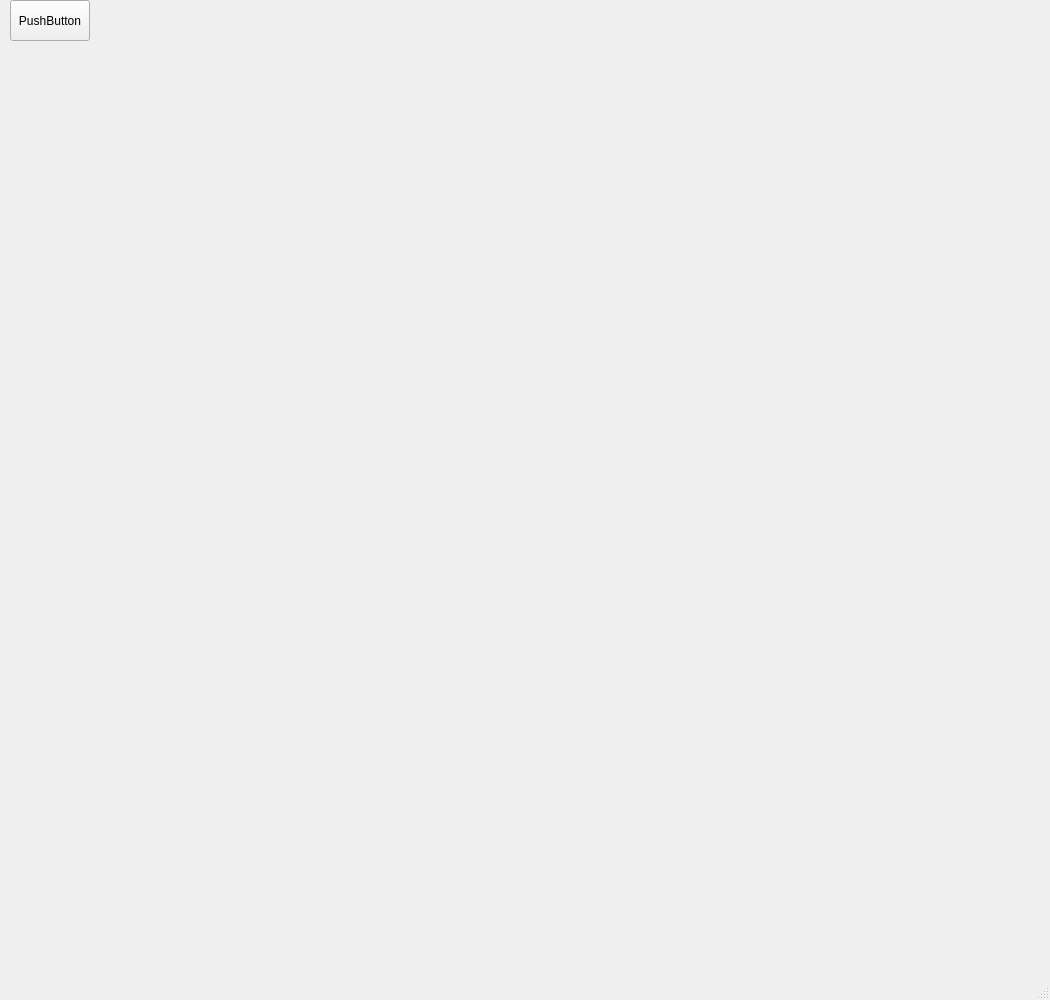
<?xml version="1.0" encoding="UTF-8"?>
<ui version="4.0">
 <class>AdminWindow</class>
 <widget class="QMainWindow" name="AdminWindow">
  <property name="geometry">
   <rect>
    <x>0</x>
    <y>0</y>
    <width>1050</width>
    <height>1000</height>
   </rect>
  </property>
  <property name="minimumSize">
   <size>
    <width>1050</width>
    <height>1000</height>
   </size>
  </property>
  <property name="windowTitle">
   <string>MainWindow</string>
  </property>
  <widget class="QWidget" name="centralwidget">
   <widget class="QPushButton" name="pushButton">
    <property name="geometry">
     <rect>
      <x>10</x>
      <y>0</y>
      <width>80</width>
      <height>41</height>
     </rect>
    </property>
    <property name="text">
     <string>PushButton</string>
    </property>
   </widget>
  </widget>
  <widget class="QStatusBar" name="statusbar"/>
 </widget>
 <resources/>
 <connections/>
</ui>
